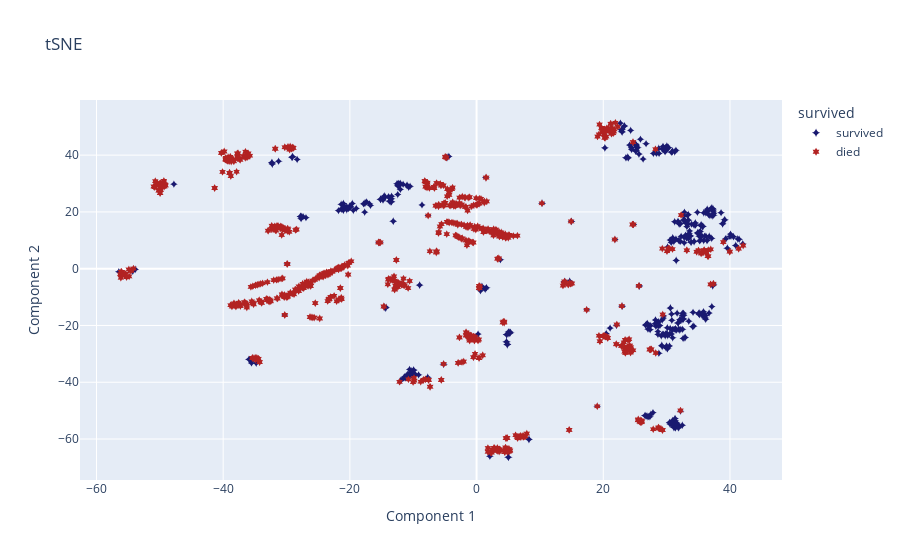

This figure's notebook cell:
### Code cell
df_tsne = pd.DataFrame(X_tsne, columns=["Component 1", "Component 2"])
df_tsne["survived"] = labels
fig = px.scatter(df_tsne, x="Component 1", y="Component 2", color="survived", symbol="survived", symbol_sequence= ['star-diamond', 'hexagram'], title="tSNE", color_discrete_sequence = ['midnightblue', 'firebrick'])
fig.show()

### Figure 1 — Plotly figure (JSON) as saved in the notebook; plotly's stock layout.template omitted (floating-point values rounded to 4 significant figures; data arrays with more than 128 entries replaced by an {"elided": "..."} marker saying what was removed)
{"data": [{"hovertemplate": "survived=survived<br>Component 1=%{x}<br>Component 2=%{y}<extra></extra>", "legendgroup": "survived", "marker": {"color": "midnightblue", "symbol": "star-diamond"}, "mode": "markers", "name": "survived", "showlegend": true, "type": "scattergl", "x": {"elided": "500 float values"}, "xaxis": "x", "y": {"elided": "500 float values"}, "yaxis": "y"}, {"hovertemplate": "survived=died<br>Component 1=%{x}<br>Component 2=%{y}<extra></extra>", "legendgroup": "died", "marker": {"color": "firebrick", "symbol": "hexagram"}, "mode": "markers", "name": "died", "showlegend": true, "type": "scattergl", "x": {"elided": "808 float values"}, "xaxis": "x", "y": {"elided": "808 float values"}, "yaxis": "y"}], "layout": {"legend": {"title": {"text": "survived"}, "tracegroupgap": 0}, "title": {"text": "tSNE"}, "xaxis": {"anchor": "y", "domain": [0, 1], "title": {"text": "Component 1"}}, "yaxis": {"anchor": "x", "domain": [0, 1], "title": {"text": "Component 2"}}}}
